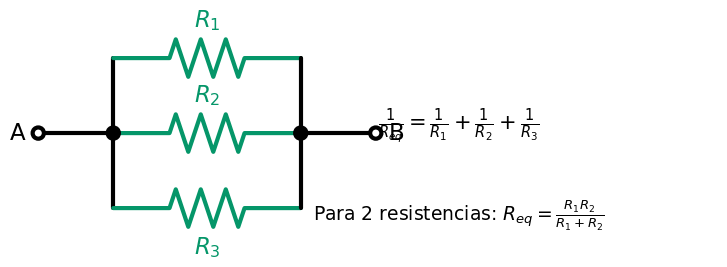

The script that saved this image:
#!/usr/bin/env python3
"""
fig_07_resistencias_paralelo.py - Resistencias en paralelo
Genera: fig_07_resistencias_paralelo.svg

Ilustra: 1/Req = 1/R1 + 1/R2 + 1/R3
"""

import os
import sys
sys.path.insert(0, os.path.join(os.path.dirname(__file__), '..', '..', '..', '00-META', 'tools'))

import schemdraw
import schemdraw.elements as elm
from styles.style_config import apply_style, COLORS

apply_style()

BASE_NAME = os.path.join(os.path.dirname(__file__), 
                         os.path.splitext(os.path.basename(__file__))[0])
OUTPUT_SVG = BASE_NAME + '.svg'
OUTPUT_PNG = BASE_NAME + '.png'

with schemdraw.Drawing(show=False) as d:
    d.config(unit=2.5, fontsize=11)
    
    # Entrada
    d += elm.Dot(open=True).at((0, 0)).label('A', loc='left')
    d += elm.Line().right().length(1)
    d += (top := elm.Dot())
    
    # Rama 1 (arriba)
    d.push()
    d += elm.Line().up().length(1)
    d += (R1 := elm.Resistor().right().label('$R_1$', loc='top').color(COLORS['secondary']))
    d += elm.Line().down().length(1)
    d += (right := elm.Dot())
    d.pop()
    
    # Rama 2 (medio)
    d.push()
    d += (R2 := elm.Resistor().right().label('$R_2$', loc='top').color(COLORS['secondary']))
    d.pop()
    
    # Rama 3 (abajo)
    d += elm.Line().down().length(1)
    d += (R3 := elm.Resistor().right().label('$R_3$', loc='bottom').color(COLORS['secondary']))
    d += elm.Line().up().length(1)
    
    # Salida
    d += elm.Line().right().length(1)
    d += elm.Dot(open=True).label('B', loc='right')
    
    # Fórmulas
    d += elm.Label().at((5.5, 0)).label(r'$\frac{1}{R_{eq}} = \frac{1}{R_1} + \frac{1}{R_2} + \frac{1}{R_3}$', fontsize=10)
    d += elm.Label().at((5.5, -1.2)).label(r'Para 2 resistencias: $R_{eq} = \frac{R_1 R_2}{R_1 + R_2}$', fontsize=9)

    d.save(OUTPUT_SVG)
    d.save(OUTPUT_PNG, dpi=150)

print(f"✓ Generado: {OUTPUT_SVG}")
print(f"✓ Generado: {OUTPUT_PNG}")
